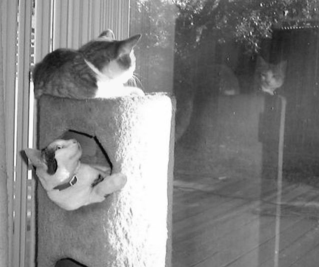
#> input picture data/original/cats.bmp, 319 x 267 px; its folder holds 4 pictures in this run
$ python slideWindowColorization.py --gary_photo_file data/original/cats.bmp --marked_photo_file data/original/example1.png   (older library calls are emulated)
#> lines starting #> are read from the running program, lines starting #| are printed output that depends on the picture; pictures that were not available may be replaced by others from this repository, and a replacement may not be noted
#> further down, src is the input picture: shape (267, 319, 3); min 7, max 255, mean 128.8
### improvingMethod/laplacian.py
#!/usr/bin/env python
# -- coding: utf-8 --
# @Time : 2024/1/15 17:07
# @Author : Lucas
# @File : laplacian.py
import cv2


def laplacian(image):
    edges = cv2.Laplacian(image, cv2.CV_64F, ksize=3)
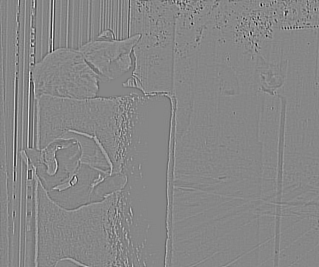
#> edges: shape (267, 319, 3) float64; min -892, max 792, mean -0.1; drawn with min black and max white
    edges = cv2.convertScaleAbs(edges)
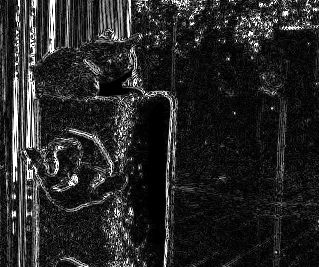
#> edges: shape (267, 319, 3); min 0, max 255, mean 38
    return edges

### sideWindow/slideWindowAlgorithm.py
#!/usr/bin/env python
# -- coding: utf-8 --
# @Time : 2024/1/14 10:50
# @Author : Lucas
# @File : slideWindowAlgorithm.py
# padding = 2  # 窗口半径、图片填充大小
import numpy as np


def find_best_window(YY, Y, center, padding=2):
    r = center[0] + 1 * padding
    c = center[1] + 1 * padding
    y = center[2]
    r_min = r - padding
    r_max = r + padding + 1
    c_min = c - padding
    c_max = c + padding + 1

    LL = YY[r_min:r_max, c_min:c + 1].mean()
    RR = YY[r_min:r_max, c:c_max].mean()
    UP = YY[r_min:r + 1, c_min:c_max].mean()
    DOWN = YY[r:r_max, c_min:c_max].mean()

    # [4 lines of commented-out code are left out]

    if (center[0] < padding or center[0] > Y.shape[0] - padding - 1) and (
            center[1] < padding or center[1] > Y.shape[1] - padding - 1):
        NW = YY[r_min:r + 1, c_min:c + 1].mean()
        NE = YY[r_min:r + 1, c:c_max].mean()
        SW = YY[r:r_max, c_min:c + 1].mean()
        SE = YY[r:r_max, c:c_max].mean()
    else:
        SE = 100.0
        SW = 100.0
        NE = 100.0
        NW = 100.0
        pass
    res = abs(np.array([NE, NW, UP, LL, RR, SW, SE, DOWN]) - y)
    rr_min = r_min
    rr_max = r_max
    cc_min = c_min
    cc_max = c_max
    MIN = res.argmin()
    for i in range(8):
        if i == MIN:
            if i == 0:
                rr_min = r_min
                rr_max = r + 1
                cc_min = c
                cc_max = c_max
                break
            elif i == 1:
                rr_min = r_min
                rr_max = r + 1
                cc_min = c_min
                cc_max = c + 1
                break
            elif i == 2:
                rr_min = r_min
                rr_max = r + 1
                cc_min = c_min
                cc_max = c_max
                break
            elif i == 3:
                rr_min = r_min
                rr_max = r_max
                cc_min = c_min
                cc_max = c + 1
                break
            elif i == 4:
                rr_min = r_min
                rr_max = r_max
                cc_min = c
                cc_max = c_max
                break
            elif i == 5:
                rr_min = r
                rr_max = r_max
                cc_min = c_min
                cc_max = c + 1
                break
            elif i == 6:
                #
                rr_min = r
                rr_max = r_max
                cc_min = c
                cc_max = c_max
                break
            else:
                rr_min = r
                rr_max = r_max
                cc_min = c_min
                cc_max = c_max
                break
        else:
            continue
    rr_min -= 1 * padding
    rr_max -= 1 * padding
    cc_min -= 1 * padding
    cc_max -= 1 * padding
    return (rr_min, rr_max, cc_min, cc_max)

### slideWindowColorization.py
#!/usr/bin/env python
# -- coding: utf-8 --
# @Time : 2024/1/15 20:21
# @Author : Lucas
# @File : slideWindowColorization.py

import argparse
import colorsys
import os
import scipy.sparse as sparse
import cv2
import cv2 as cv
import numpy as np
from matplotlib import pyplot as plt
from scipy.sparse.linalg import gmres

from improvingMethod import laplacian
from sideWindow.slideWindowAlgorithm import find_best_window

parser = argparse.ArgumentParser(description='运用侧窗彩色化图像处理')
# type是要传入的参数的数据类型  help是该参数的提示信息
parser.add_argument('--padding', type=int, help='padding，为侧窗的窗口代销', default=2)
parser.add_argument('--gary_photo_file', type=str, help='文件名这里放置图片名字', default='example.png')
parser.add_argument('--marked_photo_file', type=str, help='文件名这里放置图片名字', default='example_marked.png')
parser.add_argument('--gray_data_dir', type=str, help='这里是存放灰色图像的文件夹', default='./data/original')
parser.add_argument('--marked_data_dir', type=str, help='这里是存放灰色图像的文件夹', default='./data/marked')
parser.add_argument('--is_file', dest='is_file', action='store_true', help='这里选择是否文件或者是文件夹', default=False)
parser.add_argument('--exp_dir', type=str, help='这里是存放灰色图像的文件夹', default='./exp')
parser.add_argument('--is_reshape', dest='is_reshape', action='store_true', help='这里是放置图像处理的形状', default=False)
parser.add_argument('--is_store', dest='is_store', action='store_true', help='是否选择保存图片', default=False)
args = parser.parse_args()

padding = 2  # 窗口半径、图片填充大小
# src放置的是灰度图,marked是放置已经标记成果的图片
gray_data_dir = args.gray_data_dir
marked_data_dir = args.marked_data_dir
gray_photo_name_list = [os.path.join(gray_data_dir, i) for i in os.listdir(gray_data_dir)]
gray_photo_name_list.sort()
marked_photo_name_list = [os.path.join(marked_data_dir, i) for i in os.listdir(marked_data_dir)]
marked_photo_name_list.sort()
is_reshape = args.is_reshape
is_store = args.is_store
is_file = args.is_file

exp_dir = args.exp_dir
shape = (256, 256)
if is_file is True:
    gray_photo_name_list = [args.gary_photo_file]
    marked_photo_name_list = [args.marked_photo_file]
for index in range(len(gray_photo_name_list)):
    # cv读取的是BGR格式
    src = cv.imread(gray_photo_name_list[index])
    marked = cv.imread(marked_photo_name_list[index])

    if is_reshape is True:
        src = cv2.resize(src, shape)
        marked = cv2.resize(marked, shape)

    # 使用Laplacian算子进行边缘检测
    laplacian_image = laplacian.laplacian(src)
    # laplacian = np.clip(laplacian, 0, 255)

    # 调整权重
    alpha = 1 / 100
    src = - alpha * abs(laplacian_image) + src

    # 第一通道和第三通道互换，实现BGR到RGB转换
    src = src[:, :, ::-1]
    _src = src.astype(float) / 255


    marked = marked[:, :, ::-1]
    _marked = marked.astype(float) / 255

    Y, _, _ = colorsys.rgb_to_yiq(_src[:, :, 0], _src[:, :, 1], _src[:, :, 2])  # Y通道是原灰度图的
    _, U, V = colorsys.rgb_to_yiq(_marked[:, :, 0], _marked[:, :, 1], _marked[:, :, 2])  # 待求的U和V是marked图像的
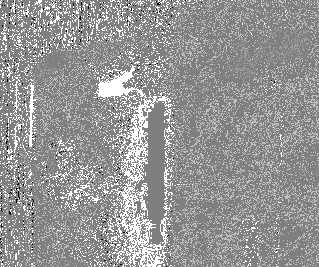
#> U: shape (267, 319) float64; min -5.22e-17, max 5.22e-17, mean 9.82e-18; drawn with min black and max white
    yuv = colorsys.rgb_to_yiq(_marked[:, :, 0], _marked[:, :, 1], _marked[:, :, 2])
    yuv = np.stack(yuv, axis=2)
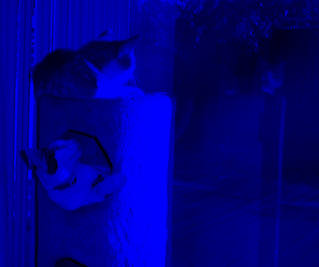
#> yuv: shape (267, 319, 3) float64; mean of channels 0, 1, 2 0.505, 9.82e-18, 1.86e-17; drawn with min black and max white
    y = yuv[:, :, 0]

    rows = _src.shape[0]
#> rows = 267
    cols = _src.shape[1]
#> cols = 319
    size = rows * cols
#> size = 85173
    # Lab空间优化
    # 转换到 CIELAB 颜色空间
    lab_image = cv2.cvtColor(marked, cv2.COLOR_RGB2Lab)
#> lab_image: shape (267, 319, 3); mean of channels 0, 1, 2 135.6, 128, 128
    # 提取其他通道
    hhash_copy = abs(lab_image[:, :, 1]) + abs(lab_image[:, :, 2]) > 1
#> hhash_copy: shape (267, 319) bool; every value is 0
    print("在Lab空间的出现差异个数为" + str(len([i for i in hhash_copy.flatten() if i == True])))
#| 在Lab空间的出现差异个数为0
    # 统计marked图像中标记过颜色的像素位置
    hhash_copy = abs(_src - _marked).sum(2) > 1e-2
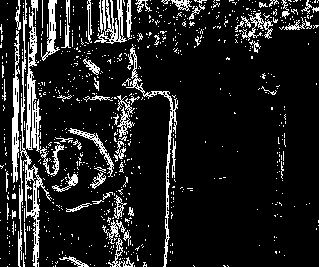
#> hhash_copy: shape (267, 319) bool; 12.6% white in thin lines or dots
    print("在RGB归一化空间的出现差异个数为" + str(len([i for i in hhash_copy.flatten() if i == True])))
#| 在RGB归一化空间的出现差异个数为10739
    # 灰度图的U和V为0，但是有颜色的话就会大于0
    hhash_copy = (abs(U) + abs(V)) > 1e-4
    print("在YUV空间上出现差异个数为" + str(len([i for i in hhash_copy.flatten() if i == True])))
#| 在YUV空间上出现差异个数为0
    # YUV
    hhash = (abs(U) + abs(V)) > 1e-4
    # RGB归一化
    # hhash = abs(_src - _marked).sum(2) > 1e-2
    # LAB空间
    # hhash = abs(lab_image[:, :, 1]) + abs(lab_image[:, :, 2]) > 1

    print("在最后计算空间上出现差异个数为" + str(len([i for i in hhash.flatten() if i == True])))
#| 在最后计算空间上出现差异个数为0
    W = sparse.lil_matrix((size, size))
    print("-"*40)

    YY = np.zeros((Y.shape[0] + 2 * padding, Y.shape[1] + 2 * padding))
    for i in range(YY.shape[0]):
        for j in range(YY.shape[1]):
            YY[i, j] = -10  # 填充后可避免越界
#> YY: shape (271, 323) float64; every value is -10
    for i in range(Y.shape[0]):
        for j in range(Y.shape[1]):
            YY[i + padding, j + padding] = Y[i, j]
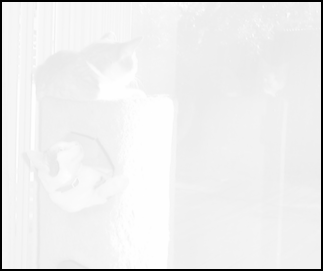
#> YY: shape (271, 323) float64; min -10, max 1, mean 0.221; drawn with min black and max white

    def find_neighbors(center):  # centre [r,c,y]
        neighbors = []
        # 选出最优窗口
        r_min, r_max, c_min, c_max = find_best_window(YY, Y,  center, padding)
        # 遍历所有的邻居像素
        for r in range(r_min, r_max):
            for c in range(c_min, c_max):
                # 自己本身忽略
                if r == center[0] and c == center[1]:
                    continue
                # 存放邻居像素的xy位置，以及邻居像素的强度，用于后面计算权重的
                neighbors.append([r, c, Y[r, c]])
        return neighbors


    def affinity_a(neighbors, center):  # (r,c,y)
        # 创建一个新的数组，存放权重，同时保留邻居像素的信息，因此可以直接copy数组neighbors
        nbs = np.array(neighbors)
        # 1. 获取邻居像素的强度和中间像素的强度
        sY = nbs[:, 2]  # 邻居像素的强度
        cY = center[2]  # 中间像素的强度
        # 2. 强度差值
        diff = sY - cY
        # 3. 计算均方差
        sig = np.var(np.append(sY, cY))  # 维度相同才可以追加
        if sig < 1e-6:
            sig = 1e-6
        # 4. 根据公式求权重
        wrs = np.exp(- np.power(diff, 2) / (sig * 2))
        # 5. 加权求和，记得wrs是负数
        wrs = - wrs / np.sum(wrs)
        nbs[:, 2] = wrs  # 记录权重
        return nbs


    # 返回值为邻居的权重：[(r,c,w),(r,c,w)]

    # 创建索引
#> (the run stopped early here; a loop or call above may not have finished)
